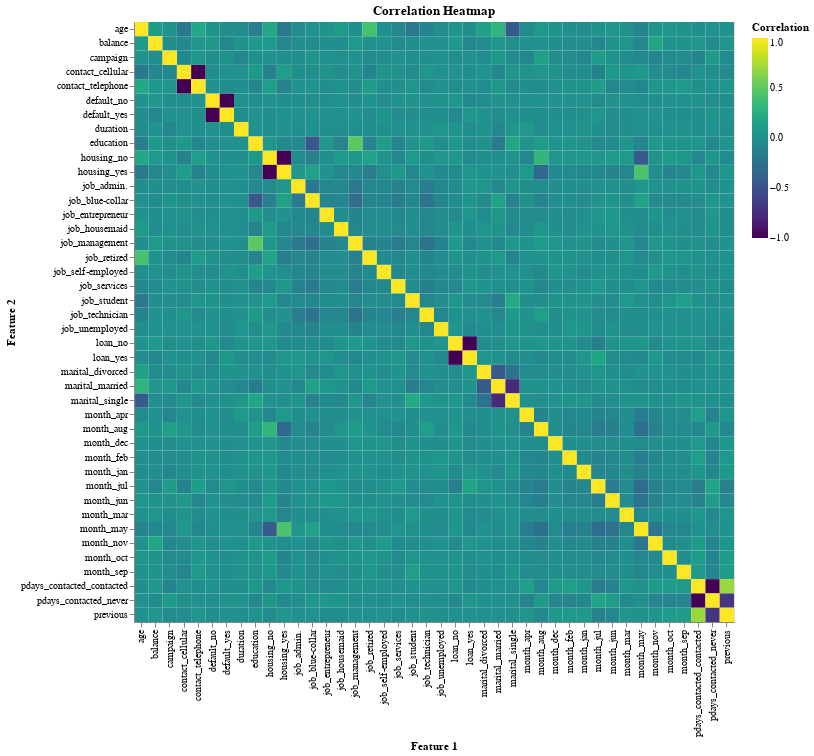

This figure's notebook cell:
### Code cell
# Code adapted from from Tiffany A. Timbers, Joel Ostblom & Melissa Lee 2023/11/09: Breast Cancer Predictor Report
data_preprocessor.fit(X_train)
scaled_X_train = data_preprocessor.transform(X_train)

col_names = data_preprocessor.named_transformers_['pipeline-1'].get_feature_names_out().tolist() + ordinal_cols + numerical_cols
scaled_X_train_df = pd.DataFrame(scaled_X_train, columns=col_names)

correlation_matrix = scaled_X_train_df.corr()
correlation_long = correlation_matrix.reset_index().melt(id_vars='index')
correlation_long.columns = ['Feature 1', 'Feature 2', 'Correlation']

alt.Chart(correlation_long).mark_rect().encode(
    x='Feature 1:O',
    y='Feature 2:O',
    color=alt.Color('Correlation:Q', scale=alt.Scale(scheme='viridis')),
    tooltip=['Feature 1', 'Feature 2', 'Correlation']
).properties(
    width=600,
    height=600,
    title="Correlation Heatmap"
)

### Figure 1 — Vega specification as saved in the notebook (floating-point values rounded to 4 significant figures; data arrays with more than 128 entries replaced by an {"elided": "..."} marker saying what was removed)
{"$schema": "https://vega.github.io/schema/vega/v5.json", "data": [{"name": "source_0", "values": {"elided": "1764 records"}}, {"name": "source_0_x_domain_Feature 1", "values": [{"Feature 1": "job_admin."}, {"Feature 1": "job_blue-collar"}, {"Feature 1": "job_entrepreneur"}, {"Feature 1": "job_housemaid"}, {"Feature 1": "job_management"}, {"Feature 1": "job_retired"}, {"Feature 1": "job_self-employed"}, {"Feature 1": "job_services"}, {"Feature 1": "job_student"}, {"Feature 1": "job_technician"}, {"Feature 1": "job_unemployed"}, {"Feature 1": "marital_divorced"}, {"Feature 1": "marital_married"}, {"Feature 1": "marital_single"}, {"Feature 1": "default_no"}, {"Feature 1": "default_yes"}, {"Feature 1": "housing_no"}, {"Feature 1": "housing_yes"}, {"Feature 1": "loan_no"}, {"Feature 1": "loan_yes"}, {"Feature 1": "contact_cellular"}, {"Feature 1": "contact_telephone"}, {"Feature 1": "month_apr"}, {"Feature 1": "month_aug"}, {"Feature 1": "month_dec"}, {"Feature 1": "month_feb"}, {"Feature 1": "month_jan"}, {"Feature 1": "month_jul"}, {"Feature 1": "month_jun"}, {"Feature 1": "month_mar"}, {"Feature 1": "month_may"}, {"Feature 1": "month_nov"}, {"Feature 1": "month_oct"}, {"Feature 1": "month_sep"}, {"Feature 1": "pdays_contacted_contacted"}, {"Feature 1": "pdays_contacted_never"}, {"Feature 1": "education"}, {"Feature 1": "age"}, {"Feature 1": "balance"}, {"Feature 1": "duration"}, {"Feature 1": "campaign"}, {"Feature 1": "previous"}]}, {"name": "source_0_y_domain_Feature 2", "values": [{"Feature 2": "job_admin."}, {"Feature 2": "job_blue-collar"}, {"Feature 2": "job_entrepreneur"}, {"Feature 2": "job_housemaid"}, {"Feature 2": "job_management"}, {"Feature 2": "job_retired"}, {"Feature 2": "job_self-employed"}, {"Feature 2": "job_services"}, {"Feature 2": "job_student"}, {"Feature 2": "job_technician"}, {"Feature 2": "job_unemployed"}, {"Feature 2": "marital_divorced"}, {"Feature 2": "marital_married"}, {"Feature 2": "marital_single"}, {"Feature 2": "default_no"}, {"Feature 2": "default_yes"}, {"Feature 2": "housing_no"}, {"Feature 2": "housing_yes"}, {"Feature 2": "loan_no"}, {"Feature 2": "loan_yes"}, {"Feature 2": "contact_cellular"}, {"Feature 2": "contact_telephone"}, {"Feature 2": "month_apr"}, {"Feature 2": "month_aug"}, {"Feature 2": "month_dec"}, {"Feature 2": "month_feb"}, {"Feature 2": "month_jan"}, {"Feature 2": "month_jul"}, {"Feature 2": "month_jun"}, {"Feature 2": "month_mar"}, {"Feature 2": "month_may"}, {"Feature 2": "month_nov"}, {"Feature 2": "month_oct"}, {"Feature 2": "month_sep"}, {"Feature 2": "pdays_contacted_contacted"}, {"Feature 2": "pdays_contacted_never"}, {"Feature 2": "education"}, {"Feature 2": "age"}, {"Feature 2": "balance"}, {"Feature 2": "duration"}, {"Feature 2": "campaign"}, {"Feature 2": "previous"}]}, {"name": "source_0_color_domain_Correlation", "values": [{"min": -1.0, "max": 1.0}]}], "marks": [{"type": "rect", "name": "marks", "from": {"data": "source_0"}, "encode": {"update": {"fill": {"field": "Correlation", "scale": "color"}, "x": {"field": "Feature 1", "scale": "x"}, "y": {"field": "Feature 2", "scale": "y"}, "description": {"signal": "\"Feature 1: \" + (isValid(datum[\"Feature 1\"]) ? datum[\"Feature 1\"] : \"\"+datum[\"Feature 1\"]) + \"; Feature 2: \" + (isValid(datum[\"Feature 2\"]) ? datum[\"Feature 2\"] : \"\"+datum[\"Feature 2\"]) + \"; Correlation: \" + (format(datum[\"Correlation\"], \"\"))"}, "tooltip": {"signal": "{\"Feature 1\": isValid(datum[\"Feature 1\"]) ? datum[\"Feature 1\"] : \"\"+datum[\"Feature 1\"], \"Feature 2\": isValid(datum[\"Feature 2\"]) ? datum[\"Feature 2\"] : \"\"+datum[\"Feature 2\"], \"Correlation\": format(datum[\"Correlation\"], \"\")}"}, "width": {"signal": "max(0.25, bandwidth('x'))"}, "height": {"signal": "max(0.25, bandwidth('y'))"}}}, "style": ["rect"]}], "scales": [{"name": "x", "type": "band", "domain": {"data": "source_0_x_domain_Feature 1", "field": "Feature 1", "sort": true}, "range": [0, {"signal": "width"}], "paddingInner": 0, "paddingOuter": 0}, {"name": "y", "type": "band", "domain": {"data": "source_0_y_domain_Feature 2", "field": "Feature 2", "sort": true}, "range": [0, {"signal": "height"}], "paddingInner": 0, "paddingOuter": 0}, {"name": "color", "type": "linear", "domain": [{"signal": "(data(\"source_0_color_domain_Correlation\")[0] || {}).min"}, {"signal": "(data(\"source_0_color_domain_Correlation\")[0] || {}).max"}], "range": {"scheme": "viridis"}, "interpolate": "hcl", "zero": false}], "axes": [{"scale": "x", "orient": "bottom", "zindex": 1, "labelBaseline": "middle", "labelAlign": "right", "grid": false, "labelAngle": 270, "title": "Feature 1"}, {"scale": "y", "zindex": 1, "title": "Feature 2", "grid": false, "orient": "left"}], "title": {"text": "Correlation Heatmap", "frame": "group"}, "width": 600, "legends": [{"fill": "color", "gradientLength": {"signal": "clamp(height, 64, 200)"}, "title": "Correlation"}], "padding": 5, "background": "white", "height": 600, "style": "cell"}
